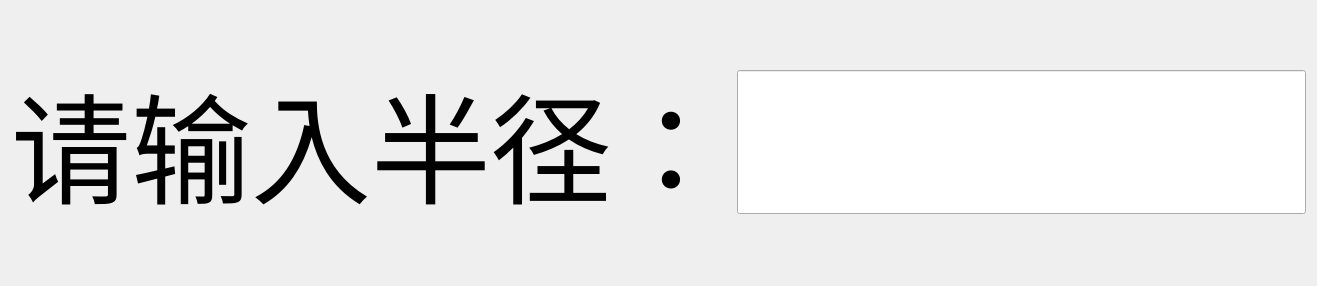
<?xml version="1.0" encoding="UTF-8"?>
<ui version="4.0">
 <class>DriftInputRadius</class>
 <widget class="QWidget" name="DriftInputRadius">
  <property name="geometry">
   <rect>
    <x>0</x>
    <y>0</y>
    <width>1317</width>
    <height>286</height>
   </rect>
  </property>
  <property name="windowTitle">
   <string>Form</string>
  </property>
  <property name="windowOpacity">
   <double>0.700000000000000</double>
  </property>
  <layout class="QGridLayout" name="gridLayout">
   <item row="0" column="0">
    <widget class="QLabel" name="label">
     <property name="font">
      <font>
       <pointsize>90</pointsize>
      </font>
     </property>
     <property name="text">
      <string>请输入半径：</string>
     </property>
    </widget>
   </item>
   <item row="0" column="1">
    <widget class="QLineEdit" name="lineEdit">
     <property name="font">
      <font>
       <pointsize>90</pointsize>
      </font>
     </property>
    </widget>
   </item>
  </layout>
 </widget>
 <resources/>
 <connections/>
</ui>
